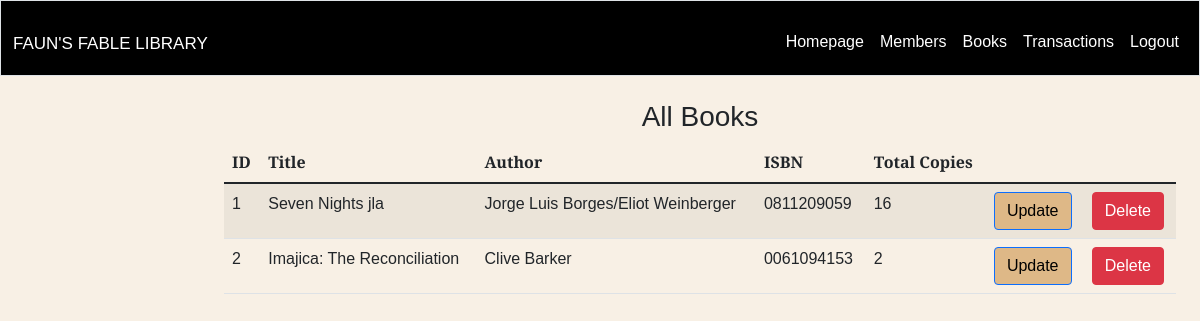
The app's page /all-books, older data.
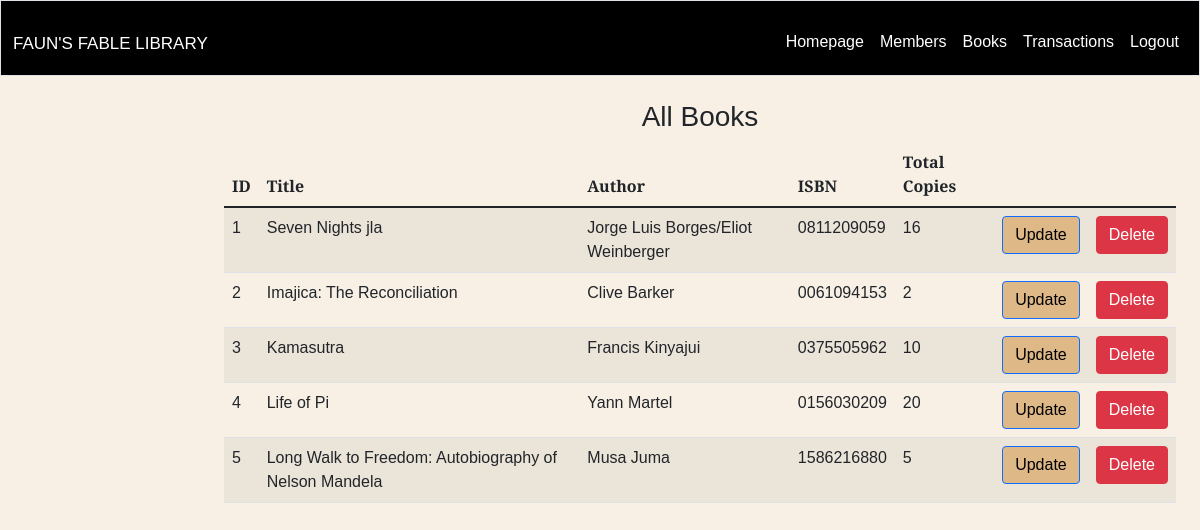
The same page, newer data.
### app/models.py (models this page shows, shortened)
class Book(db.Model):
    __tablename__ = 'books'
    id = db.Column(db.Integer, primary_key=True, unique=True)
    title = db.Column(db.String(20), nullable=False)
    author = db.Column(db.String(20), nullable=False)
    isbn = db.Column(db.String(20), nullable=False, unique=True)
    publisher = db.Column(db.String(150), nullable=False)
    Quantity = db.Column(db.Integer, default=0)

### app/routes/book.py (the view)
@bp.route('/all-books', methods=['GET'])
def all_books():
    library_books = Book.query.all()
    return render_template('book/all_books.html', library_books=library_books)

### app/templates/book/all_books.html
{% extends "layout.html" %} {% block title %} All Books {% endblock %} {% block
main %}
<br />
<h3 style="text-align: center">All Books</h3>
{% if library_books %}
<table class="table table-striped">
  <thead>
    <tr>
      <th scope="col">ID</th>
      <th scope="col">Title</th>
      <th scope="col">Author</th>
      <th scope="col">ISBN</th>
      <th scope="col">Total Copies</th>
    </tr>
  </thead>
  <tbody>
    {% for book in library_books %}
    <tr>
      <td>{{ book.id }}</td>
      <td>{{ book.title }}</td>
      <td>{{ book.author }}</td>
      <td>{{ book.isbn }}</td>
      <td>{{ book.Quantity }}</td>
      <td>
        <a
          href="{{ url_for('book.update_book', book_id=book.id) }}"
          class="btn btn-primary"
          style="background-color: burlywood; color: black"
          >Update</a
        >
      </td>
      <td>
        <form
          method="POST"
          action="{{ url_for('book.delete_book', title=book.title, author=book.author, isbn=book.isbn, publisher=book.publisher) }}"
        >
          <button type="submit" class="btn btn-danger">Delete</button>
        </form>
      </td>
    </tr>
    {% endfor %}
  </tbody>
</table>
{% else %}
<p>No books available in the library.</p>
{% endif %} {% endblock %}

Row changes from the older to the newer data that the page shows:
added Book: id "3", title "Kamasutra", author "Francis Kinyajui", isbn "0375505962", Quantity "10"
added Book: id "4", title "Life of Pi", author "Yann Martel", isbn "0156030209", Quantity "20"
added Book: id "5", title "Long Walk to Freedom: Autobiography of Nelson Mandela", author "Musa Juma", isbn "1586216880", Quantity "5"
